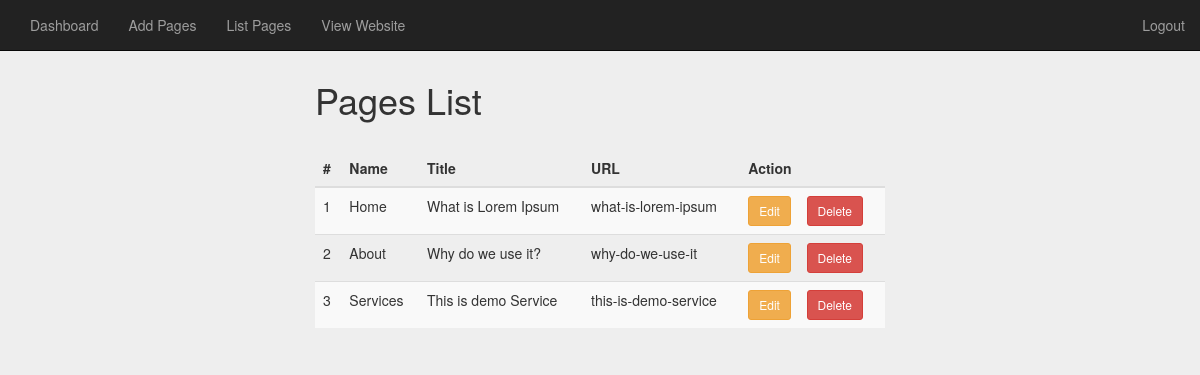
Screenshot of /admin/manage-pages.php (signed in) with the database file from the repository.
### tables this page shows
CREATE TABLE IF NOT EXISTS `webpages` (
  `id` int(9) NOT NULL AUTO_INCREMENT,
  `Title` varchar(255) NOT NULL,
  `URL` varchar(255) NOT NULL,
  `Keywords` varchar(150) NOT NULL,
  `Description` varchar(250) DEFAULT NULL,
  `PageDetails` varchar(5000) DEFAULT NULL,
  `PageName` varchar(90) DEFAULT NULL,
  `PageType` int(3) DEFAULT NULL,
  PRIMARY KEY (`id`)
);

### admin/pages/pageClass.php (called while the page is built, shortened)
<?php
class pagesClass extends connectionClass{
    public function listPages(){
        $list="select * from webpages Order By Id ";
        $result=  $this->query($list);
        $count=  $result->num_rows;
        if($count < 1){}else{
            while($row= $result->fetch_array(3)){
                $arr[]= $row;
            }
            return $arr;
        }
    }
}

### admin/manage-pages.php (the view, shortened to what this page needs)
<?php include_once './inc/header.php';
include_once 'pages/pageClass.php';
$pageClass=new pagesClass();
$pageList=$pageClass->listPages();
?>
    <div class="container-fluid">
      <div class="row">
        <div class="col-sm-6 col-sm-offset-3 col-md-6 col-md-offset-3 main">
          <h1 class="page-header">Pages List</h1>
          <div class="table-responsive">
            <table class="table table-striped">
              <thead>
                <tr>
                  <th>#</th>
                  <th>Name</th>
                  <th>Title</th>
                  <th>URL</th>
                  <th>Action</th>
                </tr>
              </thead>
              <tbody>
                  <?php
                  $i=1;
                    if(count($pageList)){
                        foreach ($pageList as $value) {
                            echo "<tr>
                                <td>$i</td>
                                <td>$value[PageName]</td>
                                <td>$value[Title]</td>
                                <td>$value[URL]</td>
                                <td><a class='btn btn-warning btn-sm' href='edit-pages.php?eid=$value[id]'>Edit</a>&nbsp;&nbsp;&nbsp;
                  <form action='$_SERVER[PHP_SELF]' method=post>
<input type=hidden value='$value[id]' name='did' id='did'>
<input type=submit name=delete value=Delete class='btn btn-danger btn-sm'></form></td>
                                </tr>";
                            $i++;
                        }
                    }
                  ?>
              </tbody>
            </table>
          </div>
        </div>
      </div>
    </div>
  </body>
</html>

### admin/inc/header.php (shortened to what this page needs)
<!DOCTYPE html>
<html lang="en">
  <head>
    <link rel="stylesheet" href="../css/bootstrap.min.css" type="text/css">
    <link rel="stylesheet" href="../css/signin.css" type="text/css">
    <link href="https://maxcdn.bootstrapcdn.com/font-awesome/4.7.0/css/font-awesome.min.css" rel="stylesheet" type="text/css" />
  </head>
  <body>
<nav class="navbar navbar-inverse navbar-fixed-top">
      <div class="container-fluid">
        <div id="navbar" class="navbar-collapse collapse">
          <ul class="nav navbar-nav navbar-left">
            <li><a href="dashboard.php">Dashboard</a></li>
            <li><a href="add-pages.php">Add Pages</a></li>
            <li><a href="manage-pages.php">List Pages</a></li>
            <li><a href="../index.php">View Website</a></li>
          </ul>
            <ul class="nav navbar-nav navbar-right">
            <li><a href="../index.php">Logout</a></li>
          </ul>
        </div>
      </div>
    </nav>

### css/signin.css (style rules this page uses)
body { padding-top: 40px; padding-bottom: 40px; background-color: #eee; }

### admin/inc/header.php (style rules this page uses)
form { display:inline-block }

### rows the page displays
webpages: PageName "Home", Title "What is Lorem Ipsum", URL "what-is-lorem-ipsum"
webpages: PageName "About", Title "Why do we use it?", URL "why-do-we-use-it"
webpages: PageName "Services", Title "This is demo Service", URL "this-is-demo-service"
